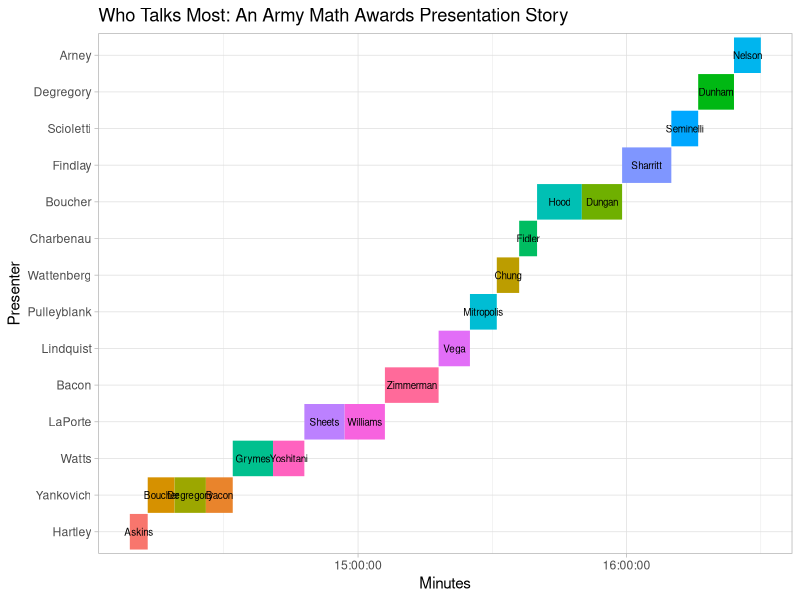

Generate this figure with R:
library(tidyverse)
library(lubridate)
library(zoo)
library(forcats)

farewell = read_csv("farewell.csv")
farewell

farewell = 
farewell %>% 
  mutate(totaltime = TimeEnd- TimeStart) %>%
  mutate(mysum = cumsum(as.numeric(totaltime))) %>%
  mutate(mysum = as.integer(mysum))
  # mutate(mysum = rollsum(totaltime,2, fill = 0, align = "right"))
# present = farewell$Presenter

# farewell %>%
#   ggplot(aes(y=order,x=mysum/60, color = as.numeric(totaltime))) +
#   geom_step() +
#   scale_y_continuous(breaks = 1:19, labels = present) +
#   scale_x_continuous(breaks = c(0,25,50,75,100,125,150),labels = c(0,25,50,75,100,125,150)) +
#   xlab("Minutes") +
#   ylab("Presenter") +
#   theme(legend.position="none")
# 
# 
# as.POSIXct(farewell$`Time End`)
# 
# difftime(farewell$`Time End`,farewell$`Time Start`)
# 
# 
# as_datetime(farewell$tims) %>% minute()
# 
# 
# factor(farewell$Presenter)
# 
# rownames(farewell) = farewell$Presenter
# 
# 
# farewell$order = c(1:19)
# fct_reorder(farewell$Presenter, farewell$TimeStart)
# # farewell$Presenter_ordered <- factor(data$Presenter,levels=c("Hartley", "Yankovich", "Watts", "LaPorte", "Bacon", "Lindquist", "Pulleyblank", "Wattenberg", "Charbenau", "Boucher", "Arney"))

farewell %>% 
ggplot(aes(x=TimeStart, y = fct_reorder(farewell$Presenter, farewell$TimeStart))) +
  geom_segment(aes(x=TimeStart, xend=TimeEnd, yend=Presenter, color = Presented),size=12) +
  geom_text(aes(label = Presented, x=(TimeEnd+TimeStart)/2), size = 2.5) +
  theme(legend.position = "none") +
  xlab("Minutes") +
  ylab("Presenter") +
  ggtitle("Who Talks Most: An Army Math Awards Presentation Story") +
  theme_light() +
  theme(legend.position="none") 

class(farewell$TimeStart)

# farewell$ordered = factor(farewell$Presenter, levels = c("Hartley", "Yankovich", "Watts", "LaPorte", "Bacon", "Lindquist", "Pulleyblank", "Wattenberg", "Charbenau", "Boucher", "Arney"))

